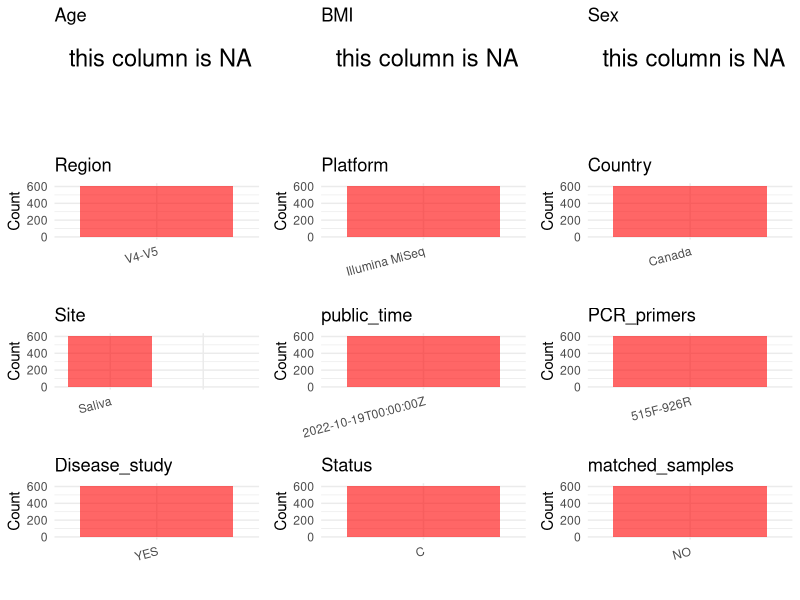

Write the R code that produced this figure. (Note: this script raises an error after producing the figure.)
## ---- chunk 1
# Load necessary libraries
library(dplyr)
library(ggplot2)
library(cowplot)

# Set working directory (update this path to your local directory)
setwd("E:/bioproject/PRJEB56605")

# Read the initial metadata files
initial_meta <- read.csv("SraRunTable.csv", header = T) 

# Display the first few rows of the metadata
head(initial_meta)
## ---- chunk 2
# Create a uniform metadata dataframe
metadata<-data.frame(
  BioProject=initial_meta$BioProject,
  Run=initial_meta$Run,
  sample_name=initial_meta$Submitter_Id,
  Age = NA, 
  BMI = NA, 
  Sex = NA,  
  Platform=initial_meta$Instrument,
  Country=initial_meta$geo_loc_name_country,
  Site=initial_meta$environmental_medium,
  public_time=initial_meta$ReleaseDate,
  matched_samples = NA,
  stringsAsFactors = FALSE
)
## ---- chunk 3
# Add information obtained from the publication
metadata$Region <- "V4-V5"
metadata$PCR_primers <- "515F-926R"
metadata$title <- "Investigating the oral microbiome in retrospective and prospective cases of prostate colon and breast cancer"
metadata$Disease_study <- "YES"
# Assign disease status based on sample_name patterns
metadata$Status <- "C"

#extract subject id by remove prefix of sample_name
metadata$sample_name <- gsub("^100", "", metadata$sample_name)

# Check initial data distribution
cat("Initial sample distribution:\n")
table(metadata$sample_name)
table(metadata$Site)

# Calculate sampling frequency per subject
sample_counts <- table(metadata$sample_name)
cat("\nNumber of samples per subject:\n")
print(sample_counts)

# Create matched_samples column
metadata$matched_samples <- ifelse(metadata$sample_name %in% names(sample_counts[sample_counts >= 2]), "YES", "NO")
## ---- chunk 4
# Check the number of unique runs and sample names
print(paste("Number of unique runs:", length(unique(metadata$Run))))
print(paste("Number of unique sample names:", length(unique(metadata$sample_name))))
## ---- chunk 5
# Select columns for visualization
plot_data <- metadata %>%
  select(-BioProject, -Run, -sample_name, -title)

# Function to create simple plots for each column
create_simple_plots <- function(data) {
  plots <- list()
  
  for (col in colnames(data)) {
    # Check if the column is all NA
    if (all(is.na(data[[col]]))) {
      # Create an empty plot with text indicating all NA
      p <- ggplot() +
        annotate("text", x = 0.5, y = 0.5, label = "this column is NA", size = 6) +
        labs(title = col) +
        theme_void()
    } else if (is.numeric(data[[col]])) {
      # Numeric variable: histogram
      p <- ggplot(data, aes(x = .data[[col]])) +
        geom_histogram(fill = "blue", alpha = 0.6, bins = 20, na.rm = TRUE) +
        labs(title = col) +
        theme_minimal()
    } else {
      # Categorical variable: bar plot (remove NA values)
      count_data <- as.data.frame(table(data[[col]], useNA = "ifany"))
      p <- ggplot(count_data, aes(x = reorder(Var1, -Freq), y = Freq)) +
        geom_col(fill = "red", alpha = 0.6) +
        labs(title = col, x = NULL, y = "Count") +
        theme_minimal() +
        theme(axis.text.x = element_text(angle = 15, hjust = 1))
    }
    plots[[col]] <- p
  }
  
  return(plots)
}

# Generate and arrange plots
plots <- create_simple_plots(plot_data)
p<-plot_grid(plots$Age, 
          plots$BMI, 
          plots$Sex, 
          plots$Region, 
          plots$Platform, 
          plots$Country, 
          plots$Site,
          plots$public_time, 
          plots$PCR_primers,
          plots$Disease_study,
          plots$Status,
          plots$matched_samples,# add 
          ncol = 3, align = "hv", axis = "lb")
ggsave("Metadata_Summary.png", plot = p, width = 8, height = 6, dpi = 150)
## ---- chunk 6
knitr::include_graphics("Metadata_Summary.png")
## ---- chunk 7
# Reorder columns to match the desired format
metadata <- metadata[, c(
  "BioProject", "Run", "sample_name", "Age", "BMI", "Sex", 
  "Region", "Platform", "Country", "Site", "public_time", 
  "PCR_primers", "title", "Disease_study", "Status", "matched_samples"
)]

# Export the uniform metadata to a CSV file
write.csv(metadata, file = "metadata.csv", quote = FALSE)
head(metadata)
